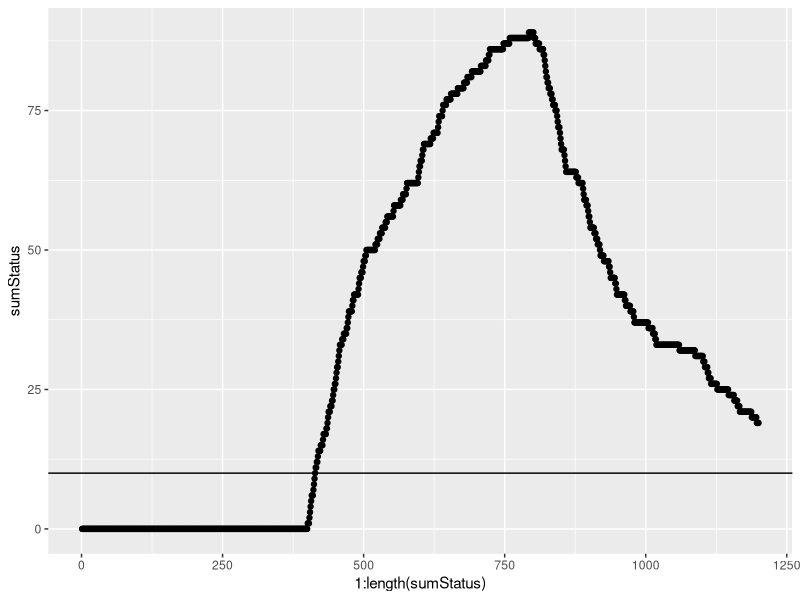

This figure's R source:
## ---- chunk 1
library(tidyverse)
library(dplyr)
## ---- chunk 2
nSubFam <- 2
nIndiv <- 100
population <- data.frame(SubFam = rep(1:nSubFam,each=nIndiv),
                         Thresh = rep(rep(sample(0:100,nSubFam)),each=nIndiv),
                         Status = rep(0,nSubFam*nIndiv))
population
## ---- chunk 3
nGen <- 1200
nEachGen <- 1
Thresh <- c(50,20,80)
sumStatus <- 1

for(genNum in 1:nGen)
{
  temprows <- sample(1:nrow(population),nEachGen)
  population$Status[temprows] <- 
    ifelse(population$Thresh[temprows]>Thresh[ceiling(genNum/(nGen/3))],1,0)
  sumStatus[genNum] <- sum(population$Status)
}

population
## ---- chunk 4
ggplot(data=data.frame(sumStatus=sumStatus)) +
  geom_point(mapping=aes(x=1:length(sumStatus),y=sumStatus)) + 
  geom_hline(mapping=aes(yintercept=10))
